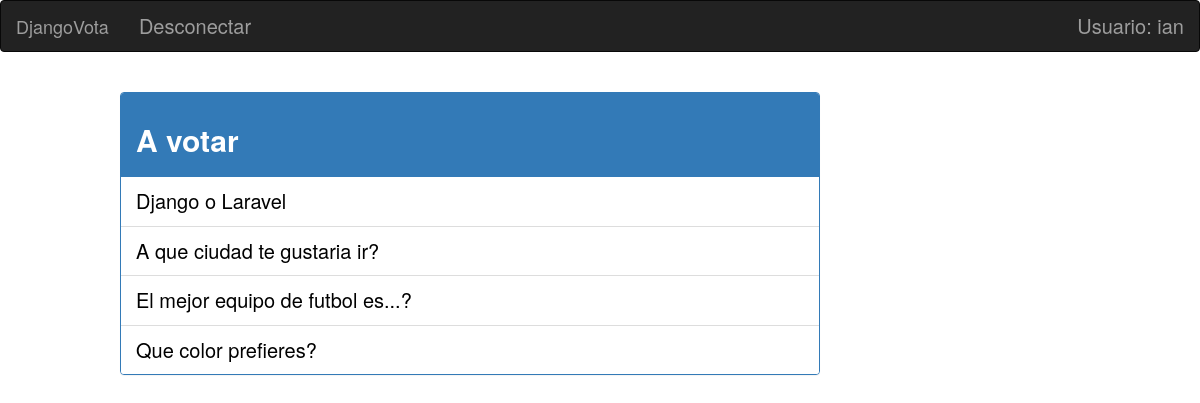
Page /index/ (signed in) on the committed database.
### polls/models.py (models this page shows, shortened)
class Pregunta(models.Model):
	author = models.ForeignKey(settings.AUTH_USER_MODEL,on_delete=models.CASCADE,)
	textPregunta = models.CharField(max_length=200)
	dataPubli = models.DateTimeField('Fecha de publicacion')

### polls/views.py (the view)
# urls.py: path('index/', views.IndexView.as_view(), name='index'),
class IndexView(generic.ListView):
    template_name = 'polls/index.html'
    context_object_name = 'latest_question_list'
    def get_queryset(self):
        return Pregunta.objects.order_by('-dataPubli')[:5]

### polls/templates/polls/index.html (shortened to what this page needs)
{% extends 'base_generic.html' %}
{%block content%}
<div id="principal">
	{% load static %}
	<link rel="stylesheet" type="text/css" href="{% static 'polls/style.css' %}" />
{% if user.is_authenticated %}
	<div class="panel panel-primary" style="width: 700px; margin-left: 10%">
  			<div class="panel-heading"><h2><strong>A votar</strong></h2></div>
 				{% if latest_question_list %}
  				<ul class="list-group">
  					{% for pregunta in latest_question_list %}
        				<li class="list-group-item"><a href="{% url 'polls:detail' pregunta.id %}">{{ pregunta.textPregunta }}</a></li>
    				{% endfor %}
  				</ul>
  				{% else %}
    				<p>No hay opciones para votar.</p>
				{% endif %}
		</div>
		{%endif%}
</div>
{%endblock%}

### polls/templates/base_generic.html (shortened to what this page needs)
<!DOCTYPE html>
<html lang="ES">
<head>
    <link rel="stylesheet" href="//netdna.bootstrapcdn.com/bootstrap/3.1.0/css/bootstrap.min.css">
</head>
<body>
<nav class="navbar navbar-inverse" role="navigation">
  <div class="navbar-header">
    <a class="navbar-brand" href="/">DjangoVota</a>
  </div>
  <div class="collapse navbar-collapse navbar-ex1-collapse">
    <ul class="nav navbar-nav">
        {% if user.is_authenticated %}
         <li><a href="{% url "logout" %}">Desconectar</a></li>
        {% else %}
          <li><a href="/accounts/login">Conectar</a></li>
        {%endif%}
    </ul>
    <ul class="nav navbar-nav navbar-right">
      <li><a href="#">{% if user.is_authenticated %}
        				Usuario: {{user}}
    				  {% else %}
        				Usuario desconectado
    				  {% endif %}
	</a></li>
    </ul>
  </div>
</nav>
{% block content %}
{% endblock %}
</body>
</html>

### polls/static/polls/style.css (style rules this page uses)
li a { color: Black; font-size: 20px; }
body { background: white url("images/fondo.png"); background-size: 100% 100%; }

### rows in the picture
Pregunta: textPregunta "Django o Laravel"
Pregunta: textPregunta "A que ciudad te gustaria ir?"
Pregunta: textPregunta "El mejor equipo de futbol es...?"
Pregunta: textPregunta "Que color prefieres?"

### other values in the picture
{{ user }} "ian"
